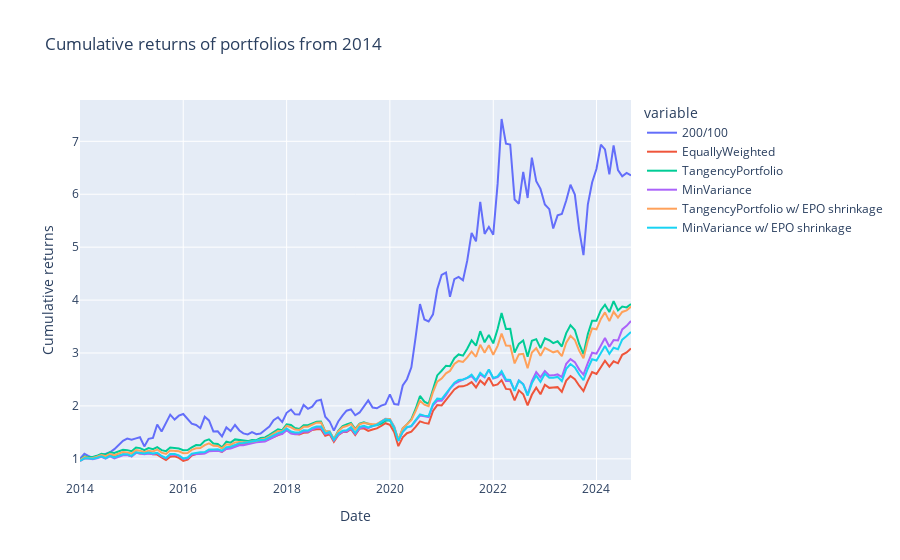

The notebook cell this image was saved under:
### Code cell
fig = px.line(cumulative_returns, title='Cumulative returns of portfolios from 2014', labels={'index': 'Date', 'value': 'Cumulative returns'})
fig.show()

### Figure 1 — Plotly figure (JSON) as saved in the notebook; plotly's stock layout.template omitted (floating-point values rounded to 4 significant figures; data arrays with more than 128 entries replaced by an {"elided": "..."} marker saying what was removed)
{"data": [{"hovertemplate": "variable=200/100<br>Date=%{x}<br>Cumulative returns=%{y}<extra></extra>", "legendgroup": "200/100", "line": {"color": "#636efa", "dash": "solid"}, "marker": {"symbol": "circle"}, "mode": "lines", "name": "200/100", "orientation": "v", "showlegend": true, "type": "scatter", "x": {"elided": "129 str values"}, "xaxis": "x", "y": {"elided": "129 float values"}, "yaxis": "y"}, {"hovertemplate": "variable=EquallyWeighted<br>Date=%{x}<br>Cumulative returns=%{y}<extra></extra>", "legendgroup": "EquallyWeighted", "line": {"color": "#EF553B", "dash": "solid"}, "marker": {"symbol": "circle"}, "mode": "lines", "name": "EquallyWeighted", "orientation": "v", "showlegend": true, "type": "scatter", "x": {"elided": "129 str values"}, "xaxis": "x", "y": {"elided": "129 float values"}, "yaxis": "y"}, {"hovertemplate": "variable=TangencyPortfolio<br>Date=%{x}<br>Cumulative returns=%{y}<extra></extra>", "legendgroup": "TangencyPortfolio", "line": {"color": "#00cc96", "dash": "solid"}, "marker": {"symbol": "circle"}, "mode": "lines", "name": "TangencyPortfolio", "orientation": "v", "showlegend": true, "type": "scatter", "x": {"elided": "129 str values"}, "xaxis": "x", "y": {"elided": "129 float values"}, "yaxis": "y"}, {"hovertemplate": "variable=MinVariance<br>Date=%{x}<br>Cumulative returns=%{y}<extra></extra>", "legendgroup": "MinVariance", "line": {"color": "#ab63fa", "dash": "solid"}, "marker": {"symbol": "circle"}, "mode": "lines", "name": "MinVariance", "orientation": "v", "showlegend": true, "type": "scatter", "x": {"elided": "129 str values"}, "xaxis": "x", "y": {"elided": "129 float values"}, "yaxis": "y"}, {"hovertemplate": "variable=TangencyPortfolio w/ EPO shrinkage<br>Date=%{x}<br>Cumulative returns=%{y}<extra></extra>", "legendgroup": "TangencyPortfolio w/ EPO shrinkage", "line": {"color": "#FFA15A", "dash": "solid"}, "marker": {"symbol": "circle"}, "mode": "lines", "name": "TangencyPortfolio w/ EPO shrinkage", "orientation": "v", "showlegend": true, "type": "scatter", "x": {"elided": "129 str values"}, "xaxis": "x", "y": {"elided": "129 float values"}, "yaxis": "y"}, {"hovertemplate": "variable=MinVariance w/ EPO shrinkage<br>Date=%{x}<br>Cumulative returns=%{y}<extra></extra>", "legendgroup": "MinVariance w/ EPO shrinkage", "line": {"color": "#19d3f3", "dash": "solid"}, "marker": {"symbol": "circle"}, "mode": "lines", "name": "MinVariance w/ EPO shrinkage", "orientation": "v", "showlegend": true, "type": "scatter", "x": {"elided": "129 str values"}, "xaxis": "x", "y": {"elided": "129 float values"}, "yaxis": "y"}], "layout": {"legend": {"title": {"text": "variable"}, "tracegroupgap": 0}, "title": {"text": "Cumulative returns of portfolios from 2014"}, "xaxis": {"anchor": "y", "domain": [0, 1], "title": {"text": "Date"}}, "yaxis": {"anchor": "x", "domain": [0, 1], "title": {"text": "Cumulative returns"}}}}
